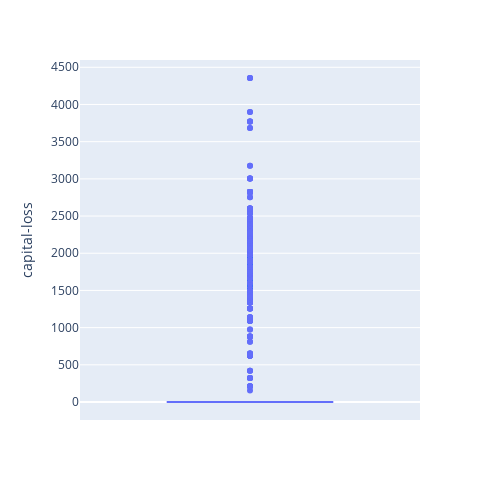

The notebook cell this image was saved under:
### Code cell
loss_box = px.box(total, y = 'capital-loss')
loss_box.update_layout(width = 500, height = 500)

### Figure 1 — Plotly figure (JSON) as saved in the notebook; plotly's stock layout.template omitted (floating-point values rounded to 4 significant figures; data arrays with more than 128 entries replaced by an {"elided": "..."} marker saying what was removed)
{"data": [{"alignmentgroup": "True", "hovertemplate": "capital-loss=%{y}<extra></extra>", "legendgroup": "", "marker": {"color": "#636efa"}, "name": "", "notched": false, "offsetgroup": "", "orientation": "v", "showlegend": false, "type": "box", "x0": " ", "xaxis": "x", "y": {"elided": "48842 int values"}, "y0": " ", "yaxis": "y"}], "layout": {"boxmode": "group", "height": 500, "legend": {"tracegroupgap": 0}, "margin": {"t": 60}, "width": 500, "xaxis": {"anchor": "y", "autorange": true, "domain": [0, 1], "range": [-0.5, 0.5], "type": "category"}, "yaxis": {"anchor": "x", "autorange": true, "domain": [0, 1], "range": [-242, 4598], "title": {"text": "capital-loss"}, "type": "linear"}}}
